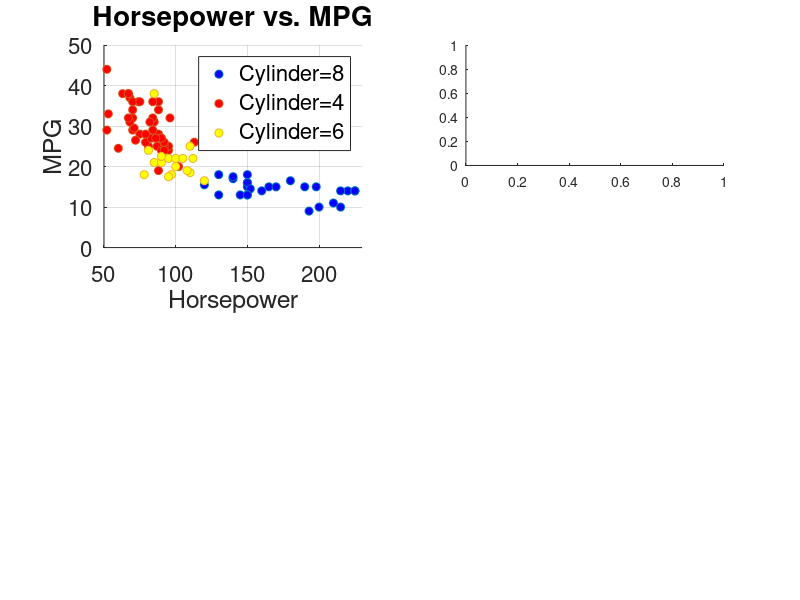

This chart was generated by the following MATLAB code: (Note: this script raises an error after producing the figure.)
% IDRE workshop - Advanced Garphics with Matlab
% example 05 - scatter+histogram

clc; clear;

% data - small car test data (matlab internal dataset) 
fname = (['carsmall']);
load(fname,'Cylinders','Acceleration','Horsepower','MPG','Mfg','Model');

figure(1)
subplot(2,2,1)
scatter(Horsepower(Cylinders==8),MPG(Cylinders==8),'ob','MarkerFaceColor','b'); hold;
scatter(Horsepower(Cylinders==4),MPG(Cylinders==4),'or','MarkerFaceColor','r');
scatter(Horsepower(Cylinders==6),MPG(Cylinders==6),'oy','MarkerFaceColor','y');
set(gca,'xlim',[50 230],'ylim',[0 50],'FontSize',16); grid on;
xlabel('Horsepower','FontSize',18); ylabel('MPG','FontSize',18);
legend('Cylinder=8','Cylinder=4','Cylinder=6','FontSize',16);
title('Horsepower vs. MPG','FontSize',20);

subplot(3,2,2)
histogram(Horsepower(Cylinders==8),10,'FaceColor','b'); hold;
histogram(Horsepower(Cylinders==4),10,'FaceColor','r');
histogram(Horsepower(Cylinders==6),10,'FaceColor','y');
set(gca,'xlim',[50 230],'ylim',[0 20],'FontSize',14); grid on;
xlabel('Horsepower','FontSize',16); 
legend('Cylinder=8','Cylinder=4','Cylinder=6','FontSize',14);
title('Histogram by Horsepower','FontSize',16);
subplot(3,2,4)
histogram(MPG(Cylinders==8),10,'FaceColor','b'); hold;
histogram(MPG(Cylinders==4),10,'FaceColor','r');
histogram(MPG(Cylinders==6),10,'FaceColor','y');
set(gca,'xlim',[0 50],'ylim',[0 20],'FontSize',14); grid on;
xlabel('MPG','FontSize',16); 
title('Histogram by MPG','FontSize',16);

% arrange tables
tbl_1 = table(Horsepower,MPG,Cylinders);
tbl_2 = table(Horsepower,Acceleration,Cylinders);

figure(2)
subplot(2,2,1)
scatterhistogram(tbl_1,'Horsepower','MPG','GroupVariable','Cylinders', ...
   'NumBins',10,'HistogramDisplayStyle','stairs','LineStyle','-','LineWidth',1.5, ...
   'ScatterPlotLocation','NorthEast','LegendVisible','on');
set(gca,'xlim',[50 230],'ylim',[0 50],'FontSize',14,'title','Horsepower vs. MPG')
subplot(2,2,2)
scatterhistogram(tbl_2,'Horsepower','Acceleration','GroupVariable','Cylinders', ...
   'NumBins',10,'HistogramDisplayStyle','stairs','LineStyle','-','LineWidth',1.5, ...
   'ScatterPlotLocation','NorthEast','LegendVisible','off');
set(gca,'xlim',[50 230],'ylim',[5 30],'FontSize',14,'title','Horsepower vs. Acceleration');
